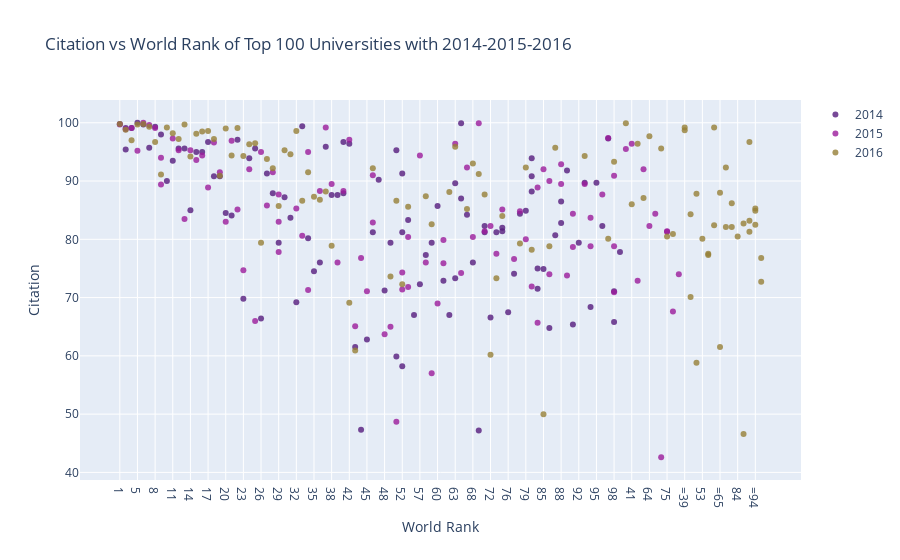

Write notebook code for a chart like this one.
### Markdown cell above
<a id=3><a><br>
# Scatter Charts
Scatter Charts Example: Citation vs World Rank of Top 100 Universities with 2014,2015 and 2016

* Import graph_objs as go
* creating traces
    * x = x axis
    * y = y axis
    * mode = type of plot likemarker, line or line + markers
    * name = name of the plots
    * marker = marker used with dictionary.
        * clor = color of lines. It takes RGB(red,green,blue) and opacity(alpha)
    * text = the hover text (hover is curser)
* data = is a list that we add traces into it
* layout = it is dictionary
    * title = title of layout
    * x axis = it is dictionary
        * title = label of x axis
        * ticlen = length of x axis ticks
        * zeroline =  showing zero line or not
* fig = it includes data and layout
* iplot() = plots the figure(fig) that is created by data and layout

### Code cell
# prepare data frames
df2014 = timesData[timesData.year == 2014].iloc[:100,:]
df2015 = timesData[timesData.year == 2015].iloc[:100,:]
df2016 = timesData[timesData.year == 2016].iloc[:100,:]
# import graph objects as "go"
# creating trace1
trace1 = go.Scatter(x = df2014.world_rank, 
                    y = df2014.citations, 
                    mode = "markers", 
                    name = "2014", 
                    marker = dict(color="rgba(85, 28, 125, 0.8)"), 
                    text = df2014.university_name)
# creating trace2
trace2 = go.Scatter(x = df2015.world_rank, 
                    y = df2015.citations, 
                    mode = "markers", 
                    name = "2015", 
                    marker = dict(color="rgba(155, 28, 155, 0.8)"), 
                    text = df2015.university_name)
# creating trace3
trace3 = go.Scatter(x = df2016.world_rank, 
                    y = df2016.citations, 
                    mode = "markers", 
                    name = "2016", 
                    marker = dict(color="rgba(150, 128, 55, 0.8)"), 
                    text = df2016.university_name)

data = [trace1,trace2,trace3]
layout = dict(title = "Citation vs World Rank of Top 100 Universities with 2014-2015-2016", 
              xaxis = dict(title = "World Rank",ticklen = 5, zeroline = False), 
              yaxis = dict(title = "Citation", ticklen = 5, zeroline = False))
fig = dict(data = data, layout = layout)
iplot(fig)

### Figure 1 — Plotly figure (JSON) as saved in the notebook; plotly's stock layout.template omitted (floating-point values rounded to 4 significant figures)
{"data": [{"marker": {"color": "rgba(85, 28, 125, 0.8)"}, "mode": "markers", "name": "2014", "text": ["California Institute of Technology", "Harvard University", "University of Oxford", "Stanford University", "Massachusetts Institute of Technology", "Princeton University", "University of Cambridge", "University of California, Berkeley", "University of Chicago", "Imperial College London", "Yale University", "University of California, Los Angeles", "Columbia University", "ETH Zurich – Swiss Federal Institute of Technology Zurich", "Johns Hopkins University", "University of Pennsylvania", "Duke University", "University of Michigan", "Cornell University", "University of Toronto", "University College London", "Northwestern University", "University of Tokyo", "Carnegie Mellon University", "University of Washington", "National University of Singapore", "University of Texas at Austin", "Georgia Institute of Technology", "University of Illinois at Urbana-Champaign", "University of Wisconsin-Madison", "University of British Columbia", "London School of Economics and Political Science", "University of California, Santa Barbara", "University of Melbourne", "McGill University", "Karolinska Institute", "École Polytechnique Fédérale de Lausanne", "King’s College London", "University of Edinburgh", "New York University", "University of California, San Diego", "Washington University in St Louis", "University of Hong Kong", "Seoul National University", "Peking University", "University of Minnesota", "University of North Carolina at Chapel Hill", "Australian National University", "Pennsylvania State University", "Boston University", "Tsinghua University", "Brown University", "Kyoto University", "University of California, Davis", "LMU Munich", "Korea Advanced Institute of Science and Technology (KAIST)", "Hong Kong University of Science and Technology", "University of Manchester", "Ohio State University", "Pohang University of Science and Technology", "KU Leuven", "Purdue University", "The University of Queensland", "University of Göttingen", "Rice University", "École Normale Supérieure", "Leiden University", "Heidelberg University", "Delft University of Technology", "University of Southern California", "École Polytechnique", "University of Sydney", "Erasmus University Rotterdam", "University of Basel", "Utrecht University", "Nanyang Technological University", "Wageningen University and Research Center", "University of Pittsburgh", "University of Bristol", "Durham University", "Emory University", "Tufts University", "Michigan State University", "University of Amsterdam", "Ghent University", "Free University of Berlin", "Technical University of Munich", "Case Western Reserve University", "Vanderbilt University", "University of Notre Dame", "Monash University", "McMaster University", "University of California, Irvine", "Humboldt University of Berlin", "University of Rochester", "Pierre and Marie Curie University", "University of Colorado Boulder", "Maastricht University", "University of Groningen", "University of Helsinki"], "type": "scatter", "x": ["1", "2", "2", "4", "5", "6", "7", "8", "9", "10", "11", "12", "13", "14", "15", "16", "17", "18", "19", "20", "21", "22", "23", "24", "25", "26", "27", "28", "29", "30", "31", "32", "33", "34", "35", "36", "37", "38", "39", "40", "40", "42", "43", "44", "45", "46", "47", "48", "49", "50", "50", "52", "52", "52", "55", "56", "57", "58", "59", "60", "61", "62", "63", "63", "65", "65", "67", "68", "69", "70", "70", "72", "73", "74", "74", "76", "77", "78", "79", "80", "80", "80", "83", "83", "85", "86", "87", "88", "88", "90", "91", "92", "93", "94", "95", "96", "97", "98", "98", "100"], "y": [99.8, 99.1, 95.4, 99.1, 100, 99.7, 95.7, 99.3, 98, 90, 93.5, 95.6, 95.6, 85, 95, 95, 96.7, 90.8, 90.8, 84.5, 84.1, 97.1, 69.8, 93.9, 95.6, 66.4, 91.3, 87.9, 79.4, 87.2, 83.7, 69.2, 99.4, 80.2, 74.5, 76, 95.9, 87.6, 87.6, 87.9, 96.7, 96.4, 61.5, 47.3, 62.8, 81.2, 90.2, 71.2, 79.4, 95.3, 59.9, 91.3, 58.2, 81.2, 83.3, 67, 72.3, 77.3, 79.4, 85.7, 72.9, 67, 73.3, 89.6, 99.9, 87, 84.2, 76, 47.2, 81.2, 82.3, 66.6, 81.2, 81.4, 82, 67.5, 74.1, 84.4, 84.9, 88.2, 90.8, 93.9, 71.5, 75, 74.9, 64.8, 80.7, 82.8, 86.5, 91.8, 65.4, 79.4, 89.7, 68.4, 89.7, 82.3, 97.3, 65.8, 71.1, 77.8]}, {"marker": {"color": "rgba(155, 28, 155, 0.8)"}, "mode": "markers", "name": "2015", "text": ["California Institute of Technology", "Harvard University", "University of Oxford", "Stanford University", "University of Cambridge", "Massachusetts Institute of Technology", "Princeton University", "University of California, Berkeley", "Imperial College London", "Yale University", "University of Chicago", "University of California, Los Angeles", "ETH Zurich – Swiss Federal Institute of Technology Zurich", "Columbia University", "Johns Hopkins University", "University of Pennsylvania", "University of Michigan", "Duke University", "Cornell University", "University of Toronto", "Northwestern University", "University College London", "University of Tokyo", "Carnegie Mellon University", "National University of Singapore", "University of Washington", "Georgia Institute of Technology", "University of Texas at Austin", "LMU Munich", "University of Illinois at Urbana-Champaign", "University of Wisconsin-Madison", "University of British Columbia", "University of Melbourne", "London School of Economics and Political Science", "École Polytechnique Fédérale de Lausanne", "University of Edinburgh", "University of California, Santa Barbara", "New York University", "McGill University", "King’s College London", "University of California, San Diego", "Washington University in St Louis", "University of Hong Kong", "Karolinska Institute", "Australian National University", "University of Minnesota", "University of North Carolina at Chapel Hill", "Peking University", "Tsinghua University", "Seoul National University", "Hong Kong University of Science and Technology", "Korea Advanced Institute of Science and Technology (KAIST)", "University of Manchester", "Brown University", "KU Leuven", "University of California, Davis", "Boston University", "Pennsylvania State University", "Kyoto University", "University of Sydney", "Nanyang Technological University", "École Polytechnique", "Scuola Normale Superiore di Pisa", "Leiden University", "The University of Queensland", "Pohang University of Science and Technology", "University of Göttingen", "Ohio State University", "Rice University", "Heidelberg University", "Delft University of Technology", "Erasmus University Rotterdam", "Wageningen University and Research Center", "University of Bristol", "University of Basel", "University of Southern California", "University of Amsterdam", "École Normale Supérieure", "Utrecht University", "Humboldt University of Berlin", "Free University of Berlin", "Michigan State University", "Durham University", "Monash University", "Middle East Technical University", "University of Arizona", "University of Notre Dame", "Tufts University", "University of California, Irvine", "Ghent University", "University of Massachusetts", "University of Pittsburgh", "Emory University", "McMaster University", "University of Glasgow", "Vanderbilt University", "University of Colorado Boulder", "Stockholm University", "Technical University of Munich", "Uppsala University"], "type": "scatter", "x": ["1", "2", "3", "4", "5", "6", "7", "8", "9", "9", "11", "12", "13", "14", "15", "16", "17", "18", "19", "20", "21", "22", "23", "24", "25", "26", "27", "28", "29", "29", "29", "32", "33", "34", "34", "36", "37", "38", "39", "40", "41", "42", "43", "44", "45", "46", "46", "48", "49", "50", "51", "52", "52", "54", "55", "55", "57", "58", "59", "60", "61", "61", "63", "64", "65", "66", "67", "68", "69", "70", "71", "72", "73", "74", "75", "75", "77", "78", "79", "80", "81", "82", "83", "83", "85", "86", "86", "88", "88", "90", "91", "91", "93", "94", "94", "96", "97", "98", "98", "98"], "y": [99.7, 98.9, 95.5, 99.1, 95.2, 100, 99.6, 99.1, 89.4, 94, 97.3, 95.3, 83.5, 95.3, 93.6, 94.4, 88.9, 96.6, 91.5, 83, 96.9, 85.1, 74.7, 92, 66, 95, 85.8, 91.5, 83, 77.8, 87.7, 85.3, 80.6, 71.3, 95, 88.3, 99.2, 89.5, 76, 88.3, 96.4, 97.1, 65.1, 76.8, 71.1, 82.9, 91, 63.7, 65, 48.7, 72.9, 71.4, 74.3, 92, 71.8, 80.4, 94.4, 76, 57, 69, 75.9, 79.9, 96.4, 82.3, 74.2, 84.4, 92.3, 80.4, 99.9, 81.4, 42.6, 82.3, 77.5, 85.1, 81.4, 81.3, 76.6, 84.8, 80, 71.9, 67.6, 74, 88.9, 65.7, 92, 74, 90, 92.9, 89.5, 73.8, 78.7, 84.4, 89.5, 78.8, 83.7, 87.7, 97.4, 90.9, 78.8, 70.9]}, {"marker": {"color": "rgba(150, 128, 55, 0.8)"}, "mode": "markers", "name": "2016", "text": ["California Institute of Technology", "University of Oxford", "Stanford University", "University of Cambridge", "Massachusetts Institute of Technology", "Harvard University", "Princeton University", "Imperial College London", "ETH Zurich – Swiss Federal Institute of Technology Zurich", "University of Chicago", "Johns Hopkins University", "Yale University", "University of California, Berkeley", "University College London", "Columbia University", "University of California, Los Angeles", "University of Pennsylvania", "Cornell University", "University of Toronto", "Duke University", "University of Michigan", "Carnegie Mellon University", "London School of Economics and Political Science", "University of Edinburgh", "Northwestern University", "National University of Singapore", "King’s College London", "Karolinska Institute", "LMU Munich", "New York University", "École Polytechnique Fédérale de Lausanne", "University of Washington", "University of Melbourne", "University of British Columbia", "KU Leuven", "University of Illinois at Urbana-Champaign", "Heidelberg University", "McGill University", "University of California, San Diego", "University of California, Santa Barbara", "Georgia Institute of Technology", "Peking University", "University of Tokyo", "University of California, Davis", "University of Hong Kong", "University of Texas at Austin", "Tsinghua University", "Wageningen University and Research Center", "Humboldt University of Berlin", "University of Wisconsin-Madison", "Brown University", "Australian National University", "Technical University of Munich", "École Normale Supérieure", "Nanyang Technological University", "University of Manchester", "University of Sydney", "University of Amsterdam", "Hong Kong University of Science and Technology", "The University of Queensland", "Washington University in St Louis", "Utrecht University", "University of North Carolina at Chapel Hill", "Boston University", "Delft University of Technology", "University of Minnesota", "Leiden University", "University of Southern California", "University of Bristol", "Durham University", "Erasmus University Rotterdam", "Free University of Berlin", "Monash University", "University of Groningen", "Pennsylvania State University", "University of Glasgow", "University of Helsinki", "University of Tübingen", "University of Pittsburgh", "University of Warwick", "Uppsala University", "University of Copenhagen", "University of New South Wales", "University of Freiburg", "Seoul National University", "University of St Andrews", "Vanderbilt University", "Kyoto University", "Maastricht University", "Emory University", "Lund University", "Ohio State University", "University of Exeter", "University of Bonn", "Georgetown University", "McMaster University", "University of Sheffield", "Queen Mary University of London", "University of Göttingen", "Michigan State University"], "type": "scatter", "x": ["1", "2", "3", "4", "5", "6", "7", "8", "9", "10", "11", "12", "13", "14", "15", "16", "17", "18", "19", "20", "21", "22", "23", "24", "25", "26", "27", "28", "29", "30", "31", "32", "33", "34", "35", "36", "37", "38", "=39", "=39", "41", "42", "43", "=44", "=44", "46", "=47", "=47", "49", "50", "51", "52", "53", "54", "55", "=56", "=56", "58", "59", "=60", "=60", "62", "63", "64", "=65", "=65", "67", "68", "69", "70", "71", "72", "73", "74", "75", "=76", "=76", "78", "79", "80", "81", "=82", "=82", "84", "85", "86", "87", "=88", "=88", "=90", "=90", "=90", "93", "=94", "=94", "=94", "97", "98", "=99", "=99"], "y": [99.8, 98.8, 99.9, 97, 99.7, 99.8, 99.3, 96.7, 91.1, 99.2, 98.2, 97.2, 99.7, 94.2, 98.1, 98.5, 98.6, 97.2, 90.9, 99, 94.4, 99.1, 94.3, 96.3, 96.5, 79.4, 93.8, 92.2, 85.7, 95.3, 94.6, 98.6, 86.6, 91.5, 87.3, 86.8, 88.2, 78.9, 98.7, 99.2, 86, 69.1, 60.9, 84.3, 70.1, 92.2, 58.8, 87.8, 73.6, 86.6, 96.4, 72.3, 80.1, 87.1, 85.6, 77.3, 77.5, 87.4, 82.6, 82.4, 99.2, 88.1, 95.9, 97.7, 61.5, 88, 85.2, 93, 91.2, 87.7, 95.6, 60.2, 73.3, 84, 80.5, 92.3, 82.1, 79.3, 92.3, 78.2, 80.9, 86.2, 82.1, 80.5, 50, 78.8, 95.7, 46.6, 82.7, 96.7, 81.3, 83.2, 94.3, 85.3, 82.5, 84.9, 80.1, 93.3, 72.7, 76.8]}], "layout": {"title": {"text": "Citation vs World Rank of Top 100 Universities with 2014-2015-2016"}, "xaxis": {"ticklen": 5, "title": {"text": "World Rank"}, "zeroline": false}, "yaxis": {"ticklen": 5, "title": {"text": "Citation"}, "zeroline": false}}}
